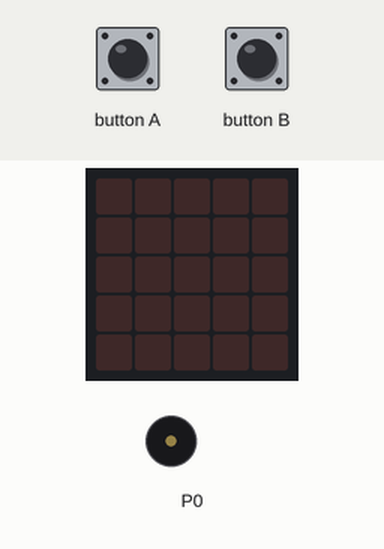
The program below on a simulated BBC micro:bit (MakeCode). Parts: the board's 5×5 LED display, buzzer (waves = sounding). Inputs (shaded band) come from the test bench.

Above: at 1.2 s.
1.3 s: button A pressed for 0.15 s
At 1.8 s:
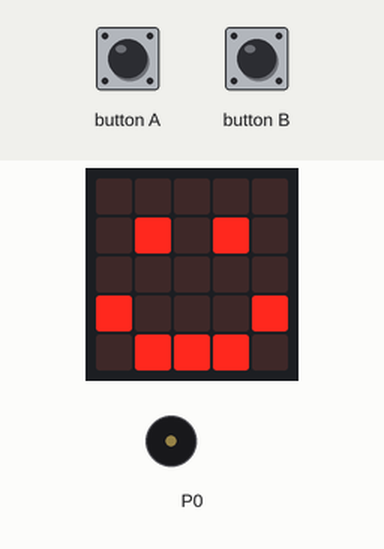
At 2.4 s:
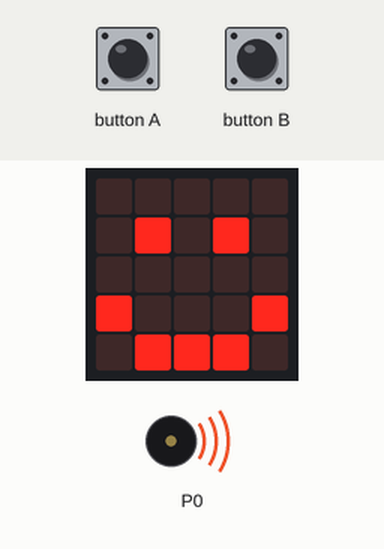
4.3 s: button B pressed for 0.15 s
At 10.1 s:
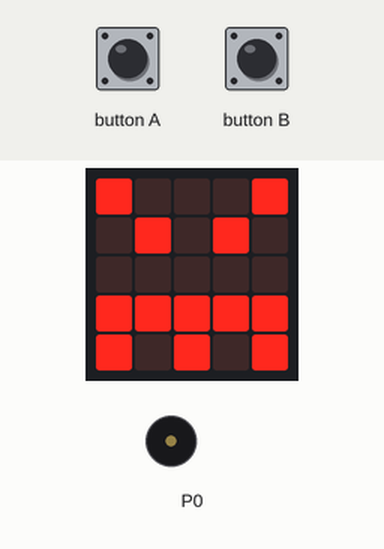
Timing chart, 0 to 11.6 s (numbered marks = the images above; inputs shaded):
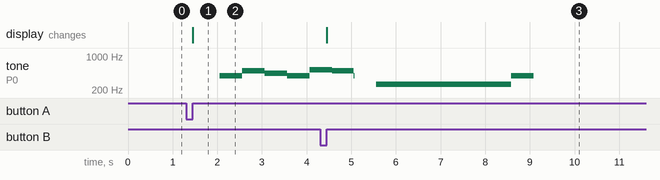

The program:

main.ts
```typescript
/**
 * 스마일 아니면 찡그림 표정 과 소리 내기
 *
 * 버튼 A를 누르면 스마일 표정을 지으며 아름다운 소리를 내고
 *
 * 버튼 B를 누르면 찡그린 표정을 지으며 울음소리를 내는 이모티콘 표정을 출력하는 게임이다
 */
input.onButtonPressed(Button.A, function () {
    basic.clearScreen()
    basic.showIcon(IconNames.Happy)
    music.playMelody("G B A G C5 B A B ", 120)
})
input.onButtonPressed(Button.B, function () {
    basic.clearScreen()
    basic.showIcon(IconNames.Angry)
    music.playMelody("G C C C C C C G ", 120)
})
```

test.ts
```typescript
// 테스트는 여기로 이동합니다; 이 패키지가 확장으로 사용될 때 컴파일되지 않을 것 입니다.
```

Measured:
- after the input at 1.3 s, tone on P0: plays 392 Hz for 0.51 s, 494 Hz for 0.51 s, 440 Hz for 0.51 s, 392 Hz for 0.51 s, 523 Hz for 0.23 s, starting after 0.75 s; the display: changes after 0.15 s (image 1)
- after the input at 4.3 s, the display: changes after 0.15 s (image 3)
